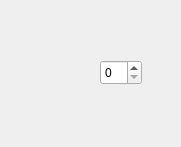
<?xml version="1.0" encoding="UTF-8"?>
<ui version="4.0">
 <class>Dialog</class>
 <widget class="QDialog" name="Dialog">
  <property name="geometry">
   <rect>
    <x>0</x>
    <y>0</y>
    <width>181</width>
    <height>147</height>
   </rect>
  </property>
  <property name="windowTitle">
   <string>Dialog</string>
  </property>
  <widget class="QSpinBox" name="spinBox">
   <property name="geometry">
    <rect>
     <x>100</x>
     <y>60</y>
     <width>42</width>
     <height>25</height>
    </rect>
   </property>
  </widget>
 </widget>
 <resources/>
 <connections/>
</ui>
